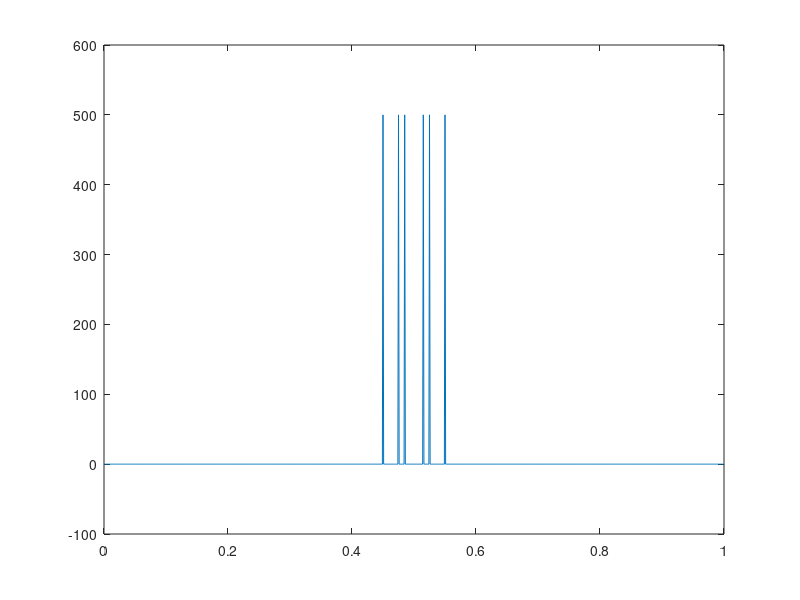

Recreate this plot in MATLAB.
% % For this homework octave 4.0.0 used
clc
clear all
close all
disp('============================= ASSIGNMENT #3 =======================');
disp('Name: Muhammed Hasan');
disp('Surname: Celik');
disp('Student ID: 213960832');
disp(' ');
disp('Press any key to continue');
pause

Text = 'EECS-202 - Basic Digital Communication with Networking'
disp(' PART 1');
disp(' ');

Fs = 1000;
T = 1/Fs;
L = 1000;
t = (0:L-1)*T;

S = cos(2*pi*15*t) + cos(2*pi*25*t) + cos(2*pi*50*t)

plot(t,S);
pause

disp(' PART 2');
disp(' ');

plot(t,fft(S));
pause

disp(' PART 3');
disp(' ');
plot(t,fftshift(fft(S)));
pause

% transformedSignal = fft(generatedSignal)
%
%
%
%
% plot(timeInterval,fftshift(transformedSignal));
% pause
